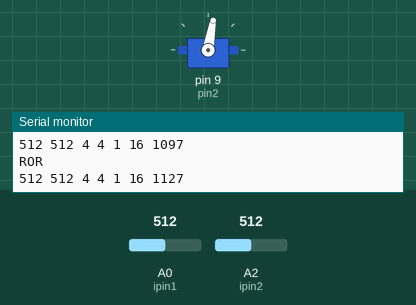
Simulated run of this sketch. Board: Arduino Uno, built with avr-gcc and run on an emulated ATmega328P. On the bench: servo, the last lines printed to the serial monitor. Inputs (shaded band) come from the test bench; at power-on: A0 (ipin1) = 512, A2 (ipin2) = 512.

Above: at 1.2 s.
1.3 s: A0 (ipin1) set to 589
4.3 s: A0 (ipin1) set to 619
At 5.4 s:
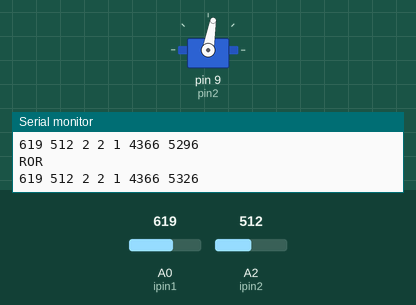
5.8 s: A2 (ipin2) set to 11
7.3 s: A2 (ipin2) set to 8
10.3 s: A2 (ipin2) set to 588
13.3 s: A2 (ipin2) set to 614
At 18.9 s:
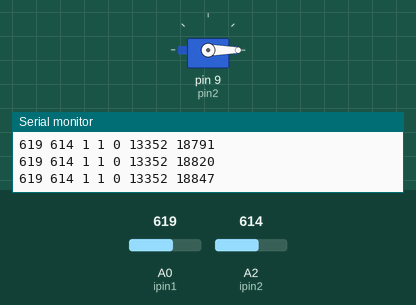
Timing chart, 0 to 19.8 s (numbered marks = the images above; inputs shaded):
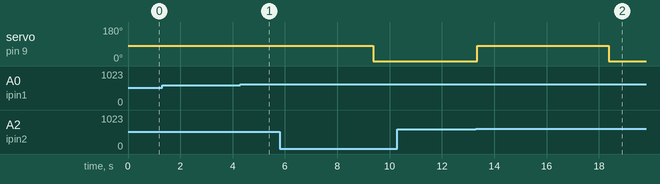

The sketch:

servo.ino
```cpp
#include <Servo.h>

Servo myServo;

const int ipin1 = A0;
const int ipin2 = A2;

const int pin2 = 9;

void setup() {
  // put your setup code here, to run once:
  myServo.attach(pin2);
  Serial.begin(9600);
}

int prevState = -2;
int state = -1;
boolean triggered = false;
unsigned long timer=0;

void loop() {
  // put your main code here, to run repeatedly:
  int pot1 = analogRead(ipin1);
  int pot2 = analogRead(ipin2);
  Serial.print(pot1);
  Serial.print(" ");
  Serial.print(pot2);
  Serial.print(" ");
  Serial.print(state);
  Serial.print(" ");
  Serial.print(prevState);
  Serial.print(" ");
  Serial.print(triggered);
  Serial.print(" ");
  Serial.print(timer);
    Serial.print(" ");
  Serial.print(millis());
  Serial.println();

  if(prevState != state)
  {
    prevState = state;
    timer = millis();
    triggered=true;
  }
  if(triggered && millis()-timer<5000) {myServo.write(80); Serial.println("ROR");}
  else {triggered=false; myServo.write(0);}

  if(pot1 > 600 && pot2 > 600) {state = 1;}
  if(pot1 > 600 && pot2 < 600) {state = 2;}
  if(pot1 < 600 && pot2 > 600) {state = 3;}
  if(pot1 < 600 && pot2 < 600) {state = 4;}

    delay(15);
}
```

Measured:
- the behaviour switches between 600 and 601 on A2 (ipin2) (found by bisection; images 1 and 2)
- after the input at 4.3 s, servo on pin 9 (pin2): stays 80° (without the input it goes to 0° after 0.74 s)
- after the input at 13.3 s, servo on pin 9 (pin2): 0° → 80° after 0.05 s, → 0° 5.0 s later
